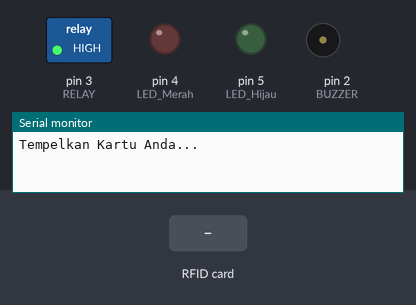
Bench run of a sketch on a simulated Arduino Uno, built with avr-gcc and run on an emulated ATmega328P. Shown: switched loads named in the sketch (green lamp = pin HIGH), output pins drawn as LEDs (lit = HIGH), buzzer (waves = sounding), the last lines printed to the serial monitor. Dashed ring = blinking. The inputs (shaded band) are chosen by the test bench. Pins used as bus, display or sensor lines are not drawn.

Above: at 1.2 s.
1.3 s: RFID card 5E 7A 19 C4 held to the reader
At 2.1 s:
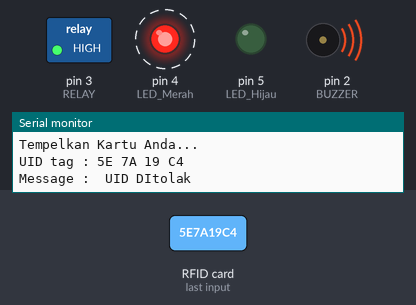
4.3 s: RFID card 35 4B C5 2F held to the reader
At 5.0 s:
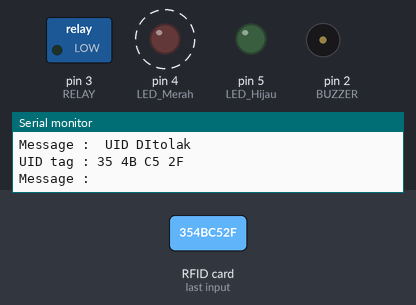
6.2 s: RFID card 5E 7A 19 C4 held to the reader
At 7.0 s:
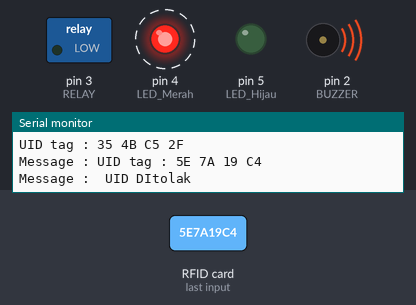
Timing chart, 0 to 10.9 s (numbered marks = the images above; inputs shaded):
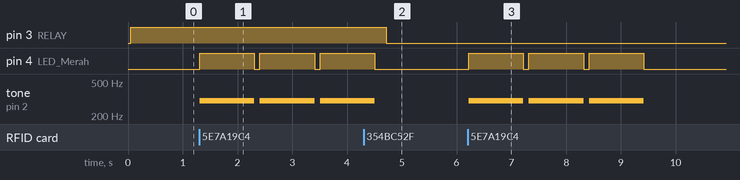

Measured:
- after the input at 1.3 s, pin 4 (LED_Merah): alternates HIGH for 1.0 s and LOW for 0.10 s, starting at once; tone on pin 2 (BUZZER): alternates 300 Hz for 1.0 s and silent for 0.10 s, starting at once
- after the input at 4.3 s, pin 3 (RELAY): HIGH → LOW after 0.41 s
- after the input at 6.2 s, pin 4 (LED_Merah): alternates HIGH for 1.0 s and LOW for 0.10 s, 6 changes in all, then stays LOW, starting at once; tone on pin 2 (BUZZER): alternates 300 Hz for 1.0 s and silent for 0.10 s, 6 changes in all, then stays silent, starting at once

The sketch:

ARDUINO-RFID-RELAY-ONOF.ino
```cpp
//Credit Ivan F

#include <SPI.h>

#include <MFRC522.h>


#define SS_PIN 10

#define RST_PIN 9

#define LED_Hijau 5 //LED Hijau

#define LED_Merah 4 //LED Merah

#define RELAY 3 //Relay

#define BUZZER 2 //Buzzer Speaker

#define ACCESS_DELAY 2000

#define DENIED_DELAY 1000

MFRC522 mfrc522(SS_PIN, RST_PIN);   // Create MFRC522 instance.

 int kondisi;

void setup()

{

  Serial.begin(9600);   // Initiate a serial communication

  SPI.begin();          // Initiate  SPI bus

  mfrc522.PCD_Init();   // Initiate MFRC522

  pinMode(LED_Hijau, OUTPUT);

  pinMode(LED_Merah, OUTPUT);

  pinMode(RELAY, OUTPUT);

  pinMode(BUZZER, OUTPUT);

  noTone(BUZZER);

  digitalWrite(RELAY, HIGH);

  Serial.println("Tempelkan Kartu Anda...");

  Serial.println();
  kondisi = 0;


}

void loop()

{

  // Look for new cards

  if ( ! mfrc522.PICC_IsNewCardPresent())

  {

    return;

  }

  // Select one of the cards

  if ( ! mfrc522.PICC_ReadCardSerial())

  {

    return;

  }

  //Show UID on serial monitor

  Serial.print("UID tag :");

  String content= "";

  byte letter;

  for (byte i = 0; i < mfrc522.uid.size; i++)

  {

     Serial.print(mfrc522.uid.uidByte[i] < 0x10 ? " 0" : " ");

     Serial.print(mfrc522.uid.uidByte[i], HEX);

     content.concat(String(mfrc522.uid.uidByte[i] < 0x10 ? " 0" : " "));

     content.concat(String(mfrc522.uid.uidByte[i], HEX));

  }

  Serial.println();

  Serial.print("Message : ");

  content.toUpperCase();

  if (content.substring(1) == "35 4B C5 2F") //Ganti UID ini dengan UID kamu.

  {

    if (kondisi == 0)
    {
      digitalWrite(BUZZER, HIGH);
      delay(100);
      digitalWrite(BUZZER, LOW);
      // relay dinyalakan
      // alat dalam kondisi "ON"
      // buzzer menyala
      digitalWrite(RELAY, LOW);
      digitalWrite(BUZZER, LOW);
      delay(1000);
      // buzzer dimatikan

      // kondisi menjadi = 1
      kondisi = 1;
    }else if (kondisi == 1)
    {
      digitalWrite(BUZZER, HIGH);
      delay(100);
      digitalWrite(BUZZER, LOW);
      // relay dimatikan
      // alat dalam kondisi "ON"
      // buzzer menyala
      digitalWrite(RELAY, HIGH);
      digitalWrite(BUZZER, LOW);
      delay(1000);
      // buzzer dimatikan

      // kondisi menjadi = 0
      kondisi = 0;
    }
  }


 else   {

    Serial.println(" UID DItolak");

    digitalWrite(LED_Merah, HIGH);
    tone(BUZZER, 300);
    delay(DENIED_DELAY);
    digitalWrite(LED_Merah, LOW);
    noTone(BUZZER);
    delay(100);
    digitalWrite(LED_Merah, HIGH);
    tone(BUZZER, 300);
    delay(DENIED_DELAY);
    digitalWrite(LED_Merah, LOW);
    noTone(BUZZER);
    delay(100);
    digitalWrite(LED_Merah, HIGH);
    tone(BUZZER, 300);
    delay(DENIED_DELAY);
    digitalWrite(LED_Merah, LOW);
    noTone(BUZZER);
    delay(100);

  }

}
```
